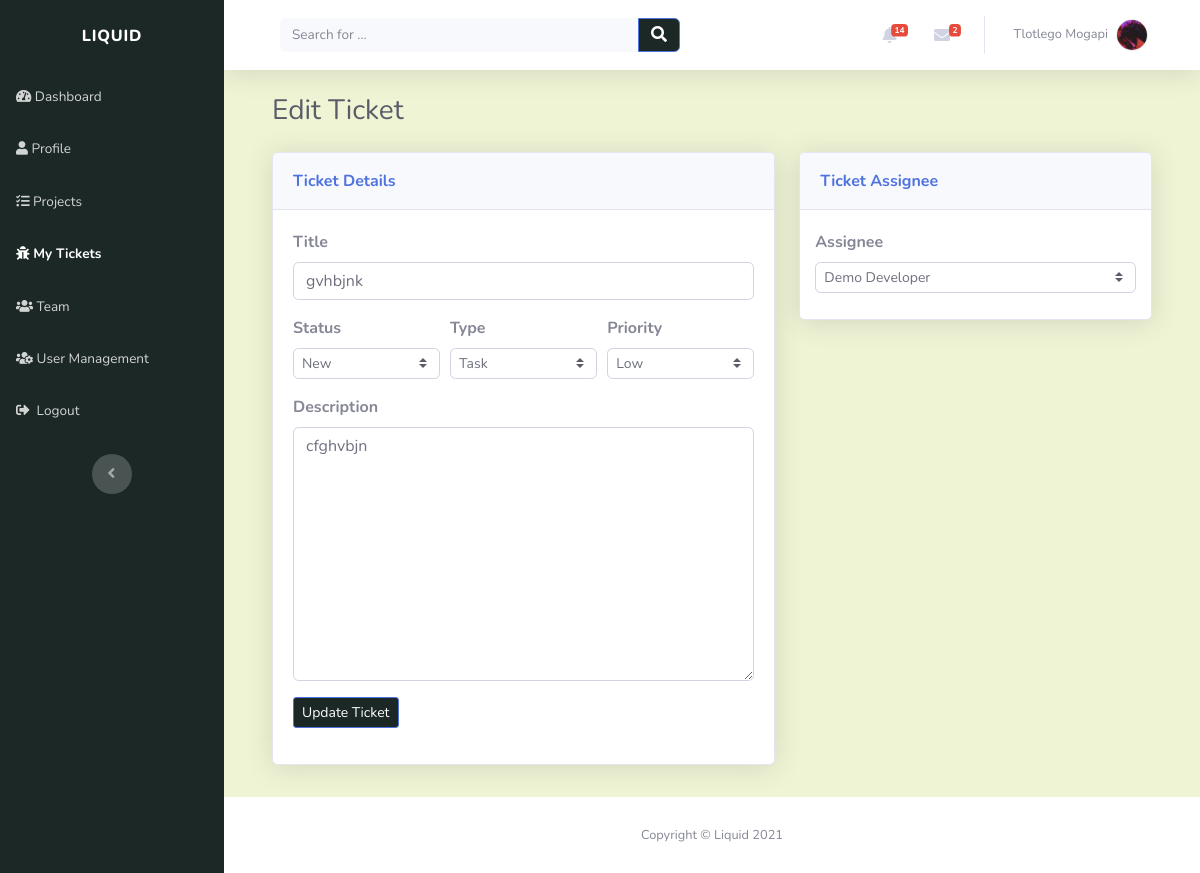
The app's page /tickets/edit/gvhbjnk-5fuubjwz/ (signed in), older data.
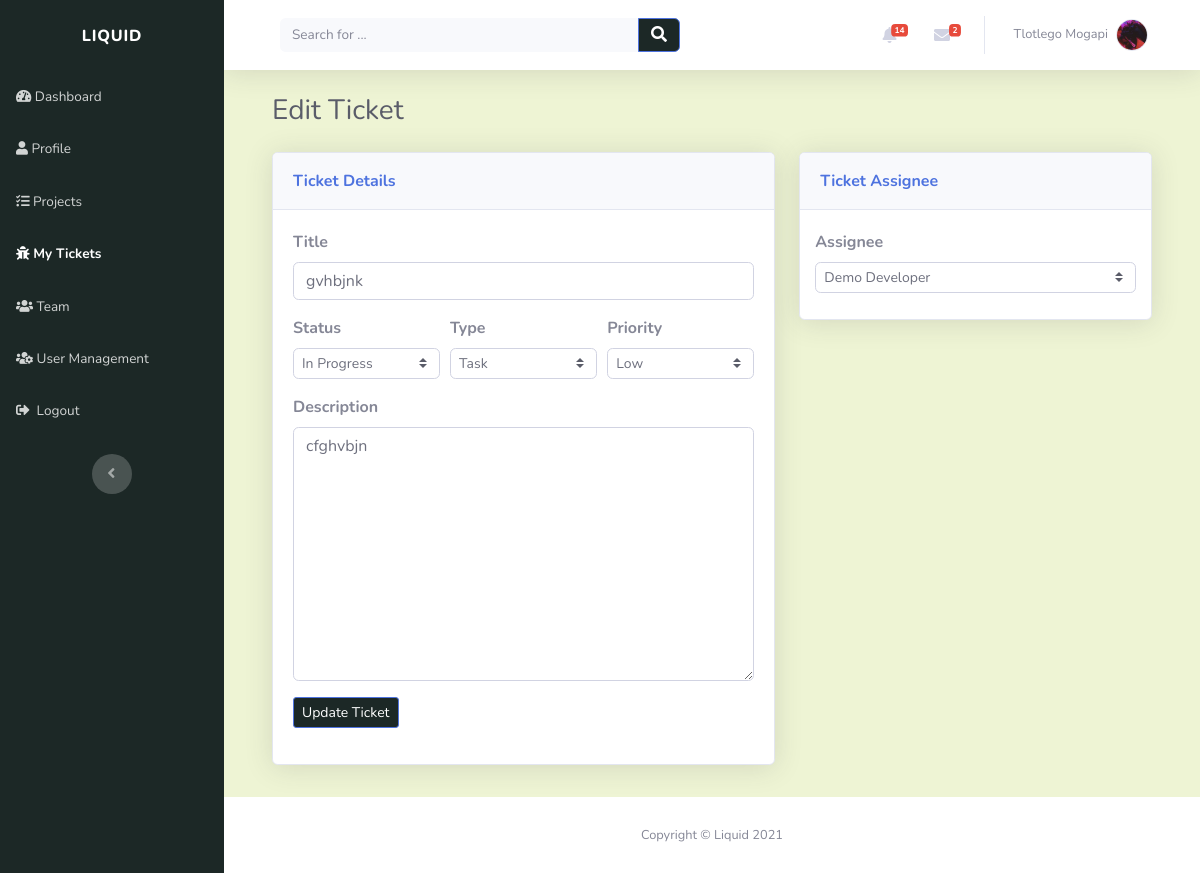
The same page, newer data.
### tickets/models.py (models this page shows, shortened)
class Ticket(models.Model):
    TICKET_PRIORITY = (
        ('LOW', 'Low'),
        ('MEDIUM', 'Medium'),
        ('HIGH', 'High'),
    )
    TICKET_STATUS = (
        ('NEW', 'New'),
        ('IN_PROGRESS', 'In Progress'),
        ('RESOLVED', 'Resolved'),
    )
    TICKET_TYPE = (
        ('TASK', 'Task'),
        ('BUG', 'Bug'),
        ('CHANGE', 'Change'),
        ('FEATURE', 'Feature request')
    )
    title = models.CharField(max_length=50)
    description = models.CharField(max_length=200)
    created_by = models.ForeignKey(Profile, on_delete=models.CASCADE)
    project = models.ForeignKey(Project, related_name="tickets", on_delete=models.CASCADE)
    created_on = models.DateTimeField(verbose_name="created_on", auto_now_add=True)
    updated = models.DateTimeField(verbose_name="date updated", auto_now=True)
    priority = models.CharField(max_length=12, choices=TICKET_PRIORITY, default='LOW')
    status = models.CharField(max_length=12, choices=TICKET_STATUS, default='NEW')
    class_type = models.CharField(max_length=12, choices=TICKET_TYPE, default='TASK')
    slug = models.SlugField(unique=True, blank=True)

### tickets/views.py (the view)
# urls.py: path('edit/<slug:slug>/', views.edit_ticket_view, name="edit_ticket"),
@login_required(login_url='login_page')
def edit_ticket_view(request, slug):
    context = {}
    ticket = get_object_or_404(Ticket, slug=slug)
    ticket_assignee = get_object_or_404(TicketAssignee, ticket=ticket)
    if request.method == "POST":
        form = TicketForm(request.POST)
        if form.is_valid():
            title = form.cleaned_data["title"]
            status = form.cleaned_data['status']
            class_type = form.cleaned_data['class_type']
            priority = form.cleaned_data['priority']
            description = form.cleaned_data["description"]
            ticket.title = title
            ticket.description = description
            ticket.status = status
            ticket.class_type = class_type
            ticket.priority = priority
            ticket.save()
            assignee_id = form.cleaned_data["assignee"]
            assigned_user = get_object_or_404(Profile, id=assignee_id)
            ticket_assignee = get_object_or_404(TicketAssignee, ticket=ticket)
            if not ticket_assignee:
                new_ticket_assignee = TicketAssignee.objects.create(user=assigned_user, ticket=ticket)
            else:
                ticket_assignee.user = assigned_user
                ticket_assignee.save()
            return redirect('tickets_page')
    else:
        user = request.user
        user_profile = get_object_or_404(Profile, user=user)
        user_project_role = ProjectRole.objects.filter(project=ticket.project).filter(user=user_profile).first()
        context['user_project_role'] = user_project_role
        context['ticket'] = ticket
        context['form'] = TicketForm(initial={'title': ticket.title, 'description': ticket.description,
                                              'status': ticket.status, 'class_type': ticket.class_type, 'priority': ticket.priority, 'assignee': ticket_assignee.user.id})
    return render(request, "tickets/edit_ticket.html", context)

### tickets/forms.py
class TicketForm(forms.Form):
    title = forms.CharField(max_length=50, widget=forms.TextInput(attrs={'class': 'form-control', 'name': "name", 'required': ""}))
    description = forms.CharField(max_length=200, widget=forms.Textarea(attrs={'class': 'form-control', 'name': "description", 'required': ""}))
    status = forms.ChoiceField(choices=Ticket.TICKET_STATUS, widget=forms.Select(attrs={'class': select_styling}), label_suffix="")
    priority = forms.ChoiceField(choices=Ticket.TICKET_PRIORITY, widget=forms.Select(attrs={'class': select_styling, }), label_suffix="")
    class_type = forms.ChoiceField(choices=Ticket.TICKET_TYPE, widget=forms.Select(attrs={'class': select_styling}), label_suffix="")
    assignee = forms.ChoiceField(choices=((str(p.id), p.first_name + " " + p.last_name)
                                          for p in Profile.objects.all().order_by('first_name')), widget=forms.Select(attrs={'class': select_styling}))

### tickets/templates/tickets/edit_ticket.html (shortened to what this page needs)
{% extends "index/header.html" %}
{% block content %}
<div class="container-fluid">
	<h3 class="text-dark mb-4">Edit Ticket</h3>
	<form method="POST" action="{% url 'edit_ticket' ticket.slug %}">
		<div class="row mb-3">
			<div class="col-lg-7">
				<div class="row">
					<div class="col">
						<div class="card shadow mb-3">
							<div class="card-header py-3">
								<p class="text-primary m-0 font-weight-bold" style="color: rgb(28, 40, 38)">
									Ticket Details
								</p>
							</div>
							<div class="card-body">
								<div class="form-row">
									<div class="col">
										<div class="form-group">
											<label for="username"><strong>Title</strong></label
											>{{ form.title }}
										</div>
									</div>
								</div>
								<div class="form-row">
									<div class="col">
										<div class="form-group">
											<label for="first_name"><strong>Status</strong></label
											>
											{{form.status}}
										</div>
									</div>
									<div class="col">
										<div class="form-group">
											<label for="first_name"><strong>Type</strong></label
											>
											{{form.class_type}}
										</div>
									</div>
									<div class="col">
										<div class="form-group">
											<label for="first_name"><strong>Priority</strong></label
											>
											{{form.priority}}
										</div>
									</div>
								</div>
								<div class="form-row">
									<div class="col">
										<div class="form-group">
											<label for="first_name"><strong>Description</strong></label
											>{{ form.description }}
										</div>
									</div>
								</div>
								<div class="form-group">
									<button
										class="btn btn-primary btn-sm"
										type="submit"
										style="background: rgb(28, 40, 38)"
									>
										Update&nbsp;Ticket
									</button>
								</div>
							</div>
						</div>
					</div>
				</div>
            </div>
            <div class="col-lg-5">
				<div class="row">
					<div class="col">
						<div class="card shadow mb-3">
							<div class="card-header py-3">
								<p class="text-primary m-0 font-weight-bold" style="color: rgb(28, 40, 38)">
									Ticket Assignee
								</p>
                            </div>
                            <div class="form-row" style="margin: 10px; margin-top: 20px;">
								<div class="col">
									<div class="form-group">
										<label for="first_name"><strong>Assignee</strong></label>
										{{form.assignee}}
									</div>
								</div>
							</div>
						</div>
					</div>
				</div>
			</div>
		</div>
	</form>
</div>
{% endblock %}

Row changes from the older to the newer data that the page shows:
changed Ticket "gvhbjnk": status "New" → "In Progress"
